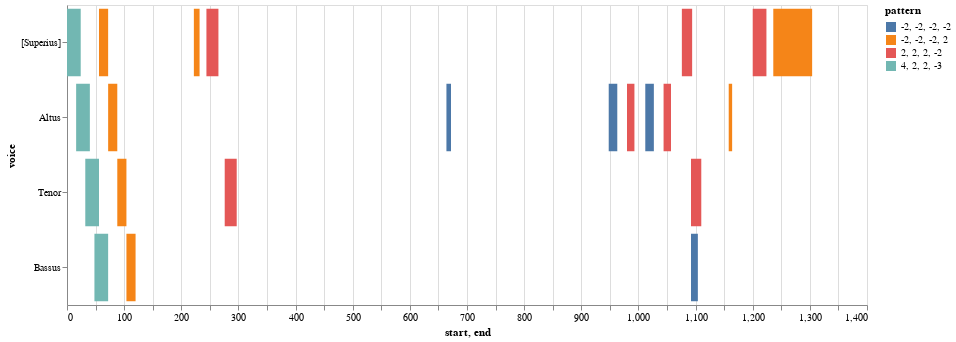

The notebook cell this image was saved under:
### Markdown cell above
### Model Heatmap

### Code cell
## Use this for the Model Heatmap

nr = model.notes(combineUnisons=True) 
mel = model.melodic(df=nr, kind='d', compound=True, unit=0, end=False)
mel_ngrams = model.ngrams(df=mel, n=4)
entry_ngrams = model.entries(df=mel, n=4)
mel_ngrams_duration = model.durations(df=mel, n=4, mask_df=entry_ngrams)
viz.plot_ngrams_heatmap(entry_ngrams, mel_ngrams_duration, selected_patterns=shared_entries, voices=[])

### Figure 1 — Vega-Lite specification as saved in the notebook (floating-point values rounded to 4 significant figures)
{"config": {"view": {"continuousWidth": 400, "continuousHeight": 300}}, "data": {"name": "data-8c3cbc7415b7d5bff18a83f16adb4a7e"}, "mark": "bar", "encoding": {"color": {"field": "pattern", "type": "nominal"}, "opacity": {"condition": {"value": 1, "selection": "selector001"}, "value": 0.2}, "tooltip": [{"field": "start", "type": "quantitative"}, {"field": "end", "type": "quantitative"}, {"field": "pattern", "type": "nominal"}], "x": {"field": "start", "type": "quantitative"}, "x2": {"field": "end"}, "y": {"field": "voice", "sort": null, "type": "nominal"}}, "height": 300, "selection": {"selector001": {"type": "multi", "fields": ["pattern"]}}, "width": 800, "$schema": "https://vega.github.io/schema/vega-lite/v4.17.0.json", "datasets": {"data-8c3cbc7415b7d5bff18a83f16adb4a7e": [{"start": 0.0, "voice": "[Superius]", "pattern": "4, 2, 2, -3", "end": 24.0}, {"start": 56.0, "voice": "[Superius]", "pattern": "-2, -2, -2, 2", "end": 72.0}, {"start": 222.0, "voice": "[Superius]", "pattern": "-2, -2, -2, 2", "end": 232.0}, {"start": 244.0, "voice": "[Superius]", "pattern": "2, 2, 2, -2", "end": 265.0}, {"start": 1076.0, "voice": "[Superius]", "pattern": "2, 2, 2, -2", "end": 1094.0}, {"start": 1200.0, "voice": "[Superius]", "pattern": "2, 2, 2, -2", "end": 1224.0}, {"start": 1236.0, "voice": "[Superius]", "pattern": "-2, -2, -2, 2", "end": 1304.0}, {"start": 16.0, "voice": "Altus", "pattern": "4, 2, 2, -3", "end": 40.0}, {"start": 72.0, "voice": "Altus", "pattern": "-2, -2, -2, 2", "end": 88.0}, {"start": 664.0, "voice": "Altus", "pattern": "-2, -2, -2, -2", "end": 672.0}, {"start": 948.0, "voice": "Altus", "pattern": "-2, -2, -2, -2", "end": 963.0}, {"start": 980.0, "voice": "Altus", "pattern": "2, 2, 2, -2", "end": 993.0}, {"start": 1012.0, "voice": "Altus", "pattern": "-2, -2, -2, -2", "end": 1027.0}, {"start": 1044.0, "voice": "Altus", "pattern": "2, 2, 2, -2", "end": 1057.0}, {"start": 1158.0, "voice": "Altus", "pattern": "-2, -2, -2, 2", "end": 1164.0}, {"start": 32.0, "voice": "Tenor", "pattern": "4, 2, 2, -3", "end": 56.0}, {"start": 88.0, "voice": "Tenor", "pattern": "-2, -2, -2, 2", "end": 104.0}, {"start": 276.0, "voice": "Tenor", "pattern": "2, 2, 2, -2", "end": 297.0}, {"start": 1092.0, "voice": "Tenor", "pattern": "2, 2, 2, -2", "end": 1110.0}, {"start": 48.0, "voice": "Bassus", "pattern": "4, 2, 2, -3", "end": 72.0}, {"start": 104.0, "voice": "Bassus", "pattern": "-2, -2, -2, 2", "end": 120.0}, {"start": 1092.0, "voice": "Bassus", "pattern": "-2, -2, -2, -2", "end": 1104.0}]}}
